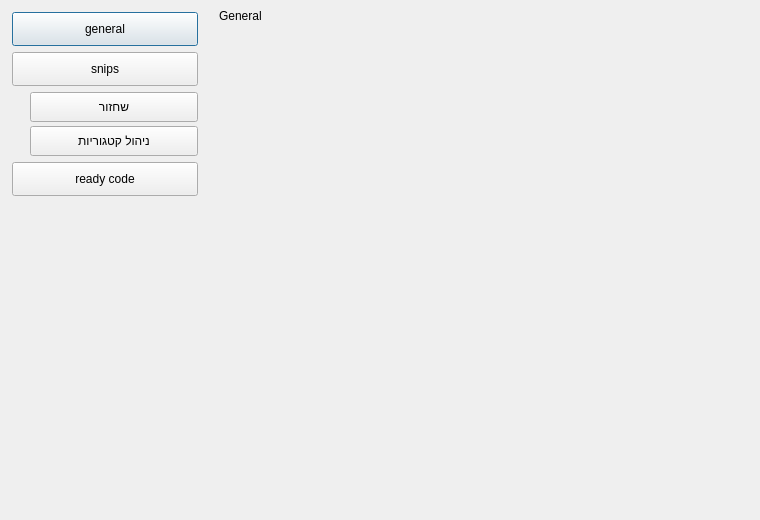
<?xml version="1.0" encoding="UTF-8"?>
<ui version="4.0">
 <class>SettingsDialog</class>
 <widget class="QDialog" name="SettingsDialog">
  <property name="geometry">
   <rect>
    <x>0</x>
    <y>0</y>
    <width>760</width>
    <height>520</height>
   </rect>
  </property>
  <property name="windowTitle">
   <string>Settings</string>
  </property>
  <layout class="QVBoxLayout" name="dialog_layout">
   <property name="spacing">
    <number>0</number>
   </property>
   <property name="leftMargin">
    <number>0</number>
   </property>
   <property name="topMargin">
    <number>0</number>
   </property>
   <property name="rightMargin">
    <number>0</number>
   </property>
   <property name="bottomMargin">
    <number>0</number>
   </property>
   <item>
    <layout class="QHBoxLayout" name="content_layout">
     <property name="spacing">
      <number>0</number>
     </property>
     <item>
      <widget class="QWidget" name="wdg_settings_sidebar">
       <property name="minimumSize">
        <size>
         <width>210</width>
         <height>0</height>
        </size>
       </property>
       <property name="maximumSize">
        <size>
         <width>260</width>
         <height>16777215</height>
        </size>
       </property>
       <layout class="QVBoxLayout" name="sidebar_layout">
        <property name="spacing">
         <number>6</number>
        </property>
        <property name="leftMargin">
         <number>12</number>
        </property>
        <property name="topMargin">
         <number>12</number>
        </property>
        <property name="rightMargin">
         <number>12</number>
        </property>
        <property name="bottomMargin">
         <number>12</number>
        </property>
        <item>
         <widget class="QPushButton" name="btn_settings_general">
          <property name="minimumSize">
           <size>
            <width>0</width>
            <height>34</height>
           </size>
          </property>
          <property name="text">
           <string>general</string>
          </property>
         </widget>
        </item>
        <item>
         <widget class="QPushButton" name="btn_settings_snips">
          <property name="minimumSize">
           <size>
            <width>0</width>
            <height>34</height>
           </size>
          </property>
          <property name="text">
           <string>snips</string>
          </property>
         </widget>
        </item>
        <item>
         <widget class="QWidget" name="wdg_snips_submenu">
          <layout class="QVBoxLayout" name="snips_submenu_layout">
           <property name="spacing">
            <number>4</number>
           </property>
           <property name="leftMargin">
            <number>18</number>
           </property>
           <property name="topMargin">
            <number>0</number>
           </property>
           <property name="rightMargin">
            <number>0</number>
           </property>
           <property name="bottomMargin">
            <number>0</number>
           </property>
           <item>
            <widget class="QPushButton" name="btn_snips_restore">
             <property name="minimumSize">
              <size>
               <width>0</width>
               <height>30</height>
              </size>
             </property>
             <property name="text">
              <string>שחזור</string>
             </property>
            </widget>
           </item>
           <item>
            <widget class="QPushButton" name="btn_snips_manage_categories">
             <property name="minimumSize">
              <size>
               <width>0</width>
               <height>30</height>
              </size>
             </property>
             <property name="text">
              <string>ניהול קטגוריות</string>
             </property>
            </widget>
           </item>
          </layout>
         </widget>
        </item>
        <item>
         <widget class="QPushButton" name="btn_settings_ready_code">
          <property name="minimumSize">
           <size>
            <width>0</width>
            <height>34</height>
           </size>
          </property>
          <property name="text">
           <string>ready code</string>
          </property>
         </widget>
        </item>
        <item>
         <spacer name="sidebar_vertical_spacer">
          <property name="orientation">
           <enum>Qt::Orientation::Vertical</enum>
          </property>
          <property name="sizeType">
           <enum>QSizePolicy::Policy::Expanding</enum>
          </property>
          <property name="sizeHint" stdset="0">
           <size>
            <width>20</width>
            <height>40</height>
           </size>
          </property>
         </spacer>
        </item>
       </layout>
      </widget>
     </item>
     <item>
      <widget class="QStackedWidget" name="wdg_settings_pages">
       <property name="currentIndex">
        <number>0</number>
       </property>
       <widget class="QWidget" name="wdg_general_page">
        <layout class="QVBoxLayout" name="general_page_layout">
         <item>
          <widget class="QLabel" name="lbl_general_title">
           <property name="text">
            <string>General</string>
           </property>
          </widget>
         </item>
         <item>
          <spacer name="general_page_spacer">
           <property name="orientation">
            <enum>Qt::Orientation::Vertical</enum>
           </property>
           <property name="sizeType">
            <enum>QSizePolicy::Policy::Expanding</enum>
           </property>
           <property name="sizeHint" stdset="0">
            <size>
             <width>20</width>
             <height>40</height>
            </size>
           </property>
          </spacer>
         </item>
        </layout>
       </widget>
       <widget class="QWidget" name="wdg_snips_restore_page">
        <layout class="QVBoxLayout" name="snips_restore_page_layout">
         <item>
          <widget class="QLabel" name="lbl_snips_restore_title">
           <property name="text">
            <string>שחזור שליפים</string>
           </property>
          </widget>
         </item>
         <item>
          <spacer name="snips_restore_page_spacer">
           <property name="orientation">
            <enum>Qt::Orientation::Vertical</enum>
           </property>
           <property name="sizeType">
            <enum>QSizePolicy::Policy::Expanding</enum>
           </property>
           <property name="sizeHint" stdset="0">
            <size>
             <width>20</width>
             <height>40</height>
            </size>
           </property>
          </spacer>
         </item>
        </layout>
       </widget>
       <widget class="QWidget" name="wdg_snips_categories_page">
        <layout class="QVBoxLayout" name="snips_categories_page_layout">
         <item>
          <widget class="QLabel" name="lbl_snips_categories_title">
           <property name="text">
            <string>ניהול קטגוריות</string>
           </property>
          </widget>
         </item>
         <item>
          <spacer name="snips_categories_page_spacer">
           <property name="orientation">
            <enum>Qt::Orientation::Vertical</enum>
           </property>
           <property name="sizeType">
            <enum>QSizePolicy::Policy::Expanding</enum>
           </property>
           <property name="sizeHint" stdset="0">
            <size>
             <width>20</width>
             <height>40</height>
            </size>
           </property>
          </spacer>
         </item>
        </layout>
       </widget>
       <widget class="QWidget" name="wdg_ready_code_page">
        <layout class="QVBoxLayout" name="ready_code_page_layout">
         <item>
          <widget class="QLabel" name="lbl_ready_code_title">
           <property name="text">
            <string>Ready Code</string>
           </property>
          </widget>
         </item>
         <item>
          <spacer name="ready_code_page_spacer">
           <property name="orientation">
            <enum>Qt::Orientation::Vertical</enum>
           </property>
           <property name="sizeType">
            <enum>QSizePolicy::Policy::Expanding</enum>
           </property>
           <property name="sizeHint" stdset="0">
            <size>
             <width>20</width>
             <height>40</height>
            </size>
           </property>
          </spacer>
         </item>
        </layout>
       </widget>
      </widget>
     </item>
    </layout>
   </item>
  </layout>
 </widget>
 <resources/>
 <connections/>
</ui>
